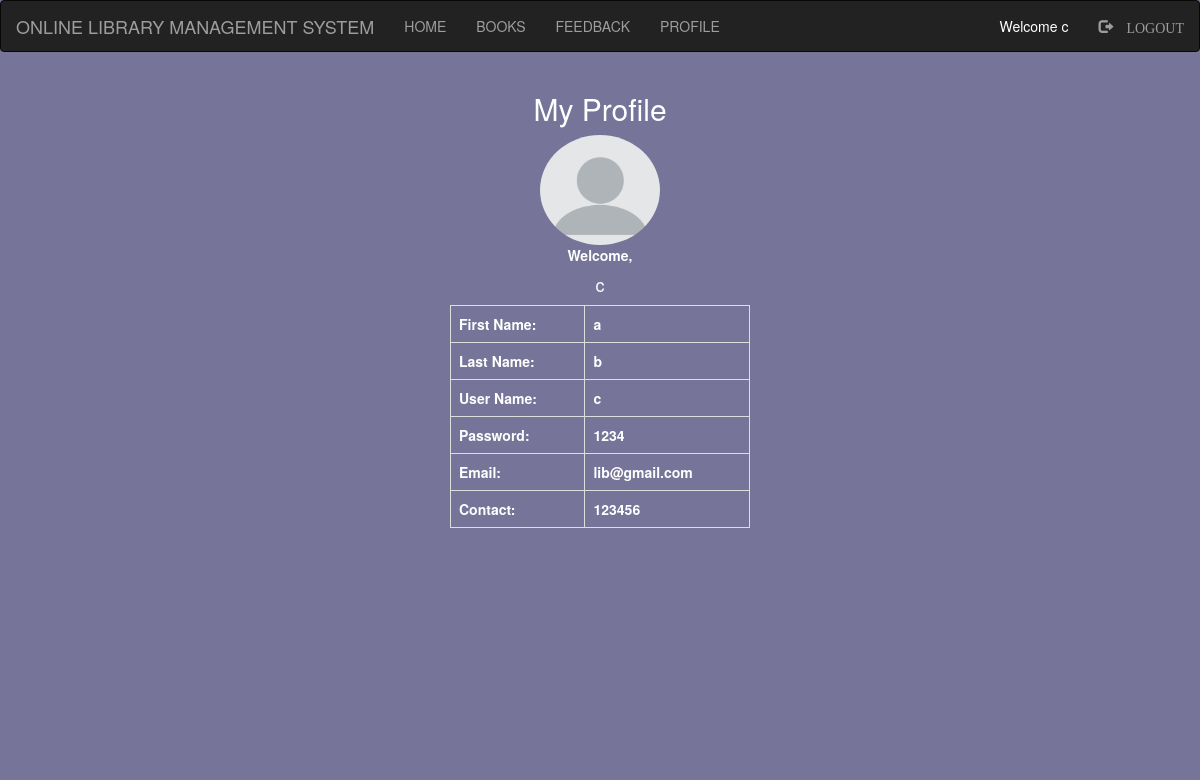
Page /student/profile.php (signed in) on the committed database.
### tables this page shows
CREATE TABLE `student` (
  `first` varchar(100) NOT NULL,
  `last` varchar(100) NOT NULL,
  `username` varchar(100) NOT NULL,
  `password` varchar(100) NOT NULL,
  `roll` int(100) NOT NULL,
  `email` varchar(100) NOT NULL,
  `contact` int(100) NOT NULL
);

### student/profile.php (the view, shortened to what this page needs)
<?php
	include "navbar.php";
 ?>
 <!DOCTYPE html>
 <html>
 <head>
 </head>
 <body style="background-color: #767499; ">
 	<div class="container">
 		<div class="wrapper">
 					<?php
 				$q=mysqli_query($db,"SELECT * FROM student where username='$_SESSION[login_user]' ;");
 			?>
 			<h2 style="text-align: center;">My Profile</h2>
 			<?php
 				$row=mysqli_fetch_assoc($q);
 				echo "<div style='text-align: center'>
 					<img class='img-circle profile-img' height=110 width=120 src='profile.png'>
 				</div>";
 			?>
 			<div style="text-align: center;"> <b>Welcome, </b>
	 			<h4>
	 				<?php echo $_SESSION['login_user']; ?>
	 			</h4>
 			</div>
 			<?php
 				echo "<b>";
 				echo "<table class='table table-bordered'>";
	 				echo "<tr>";
	 					echo "<td>";
	 						echo "<b> First Name: </b>";
	 					echo "</td>";
	 					echo "<td>";
	 						echo $row['first'];
	 					echo "</td>";
	 				echo "</tr>";
	 				echo "<tr>";
	 					echo "<td>";
	 						echo "<b> Last Name: </b>";
	 					echo "</td>";
	 					echo "<td>";
	 						echo $row['last'];
	 					echo "</td>";
	 				echo "</tr>";
	 				echo "<tr>";
	 					echo "<td>";
	 						echo "<b> User Name: </b>";
	 					echo "</td>";
	 					echo "<td>";
	 						echo $row['username'];
	 					echo "</td>";
	 				echo "</tr>";
	 				echo "<tr>";
	 					echo "<td>";
	 						echo "<b> Password: </b>";
	 					echo "</td>";
	 					echo "<td>";
	 						echo $row['password'];
	 					echo "</td>";
	 				echo "</tr>";
	 				echo "<tr>";
	 					echo "<td>";
	 						echo "<b> Email: </b>";
	 					echo "</td>";
	 					echo "<td>";
	 						echo $row['email'];
	 					echo "</td>";
	 				echo "</tr>";
	 				echo "<tr>";
	 					echo "<td>";
	 						echo "<b> Contact: </b>";
	 					echo "</td>";
	 					echo "<td>";
	 						echo $row['contact'];
	 					echo "</td>";
	 				echo "</tr>";
 				echo "</table>";
 				echo "</b>";
 			?>
 		</div>
 	</div>
 </body>
 </html>

### student/style.css (style rules this page uses)
html, body, div, span, object, iframe, h1, h2, h3, h4, h5, h6, p, blockquote, pre, abbr, address, cite, code, del, dfn, em, img, ins, kbd, q, samp, small, strong, sub, sup, var, b, i, dl, dt, dd, ol, ul, li, fieldset, form, label, legend, table, caption, tbody, tfoot, thead, tr, th, td, article, aside, canvas, details, figcaption, figure, footer, header, hgroup, menu, nav, section, summary, time, mark, audio, video { margin:0; padding:0; border:0; outline:0; font-size:100%; vertical-align:baseline; background:transparent; }
body { line-height:1; }
table { border-collapse:collapse; border-spacing:0; }
.wrapper { height: 660px; width: 1350px; }

### student/profile.php (style rules this page uses)
.wrapper { width: 300px; margin: 0 auto; color: white; }

### rows in the picture
student: first "a", last "b", username "c", password "1234", email "lib@gmail.com", contact "123456"

### other values in the picture
$_SESSION['login_user'] "c"
